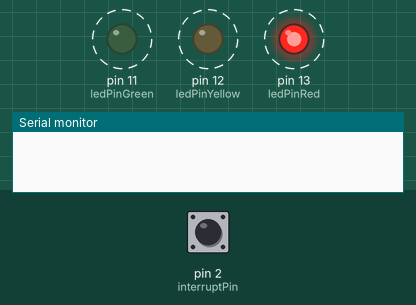
Simulated run of this sketch. Board: Arduino Uno, built with avr-gcc and run on an emulated ATmega328P. Parts: output pins drawn as LEDs (lit = HIGH), the last lines printed to the serial monitor. Dashed ring = blinking. The test bench sets the inputs (shaded band); at power-on: pin 2 (interruptPin) HIGH.

Above: at 1.25 s.
1.3 s: pin 2 (interruptPin) pulled LOW for 0.15 s
At 1.45 s:
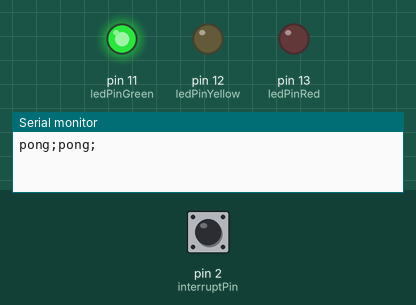
At 2.7 s:
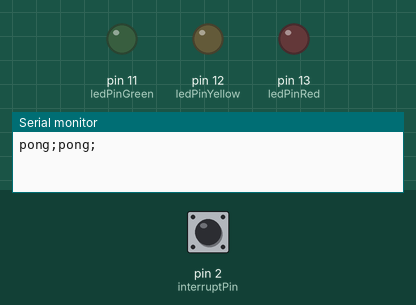
3.0 s: pin 2 (interruptPin) pulled LOW for 1 s
5.5 s: pin 2 (interruptPin) pulsed LOW 5 times (0.12 s each, 0.3 s apart)
8.5 s: pin 2 (interruptPin) pulsed LOW 2 times (0.12 s each, 0.3 s apart)
Timing chart, 0 to 11.5 s (numbered marks = the images above; inputs shaded):
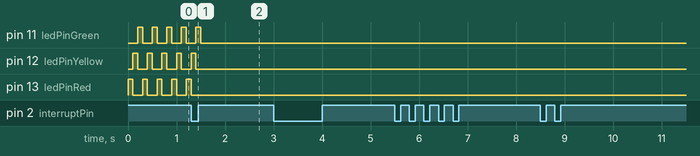

The sketch:

interrupt.ino
```cpp
const byte ledPinGreen = 11;
const byte ledPinYellow = 12;
const byte ledPinRed = 13;

const byte interruptPin = 2;

volatile byte state = HIGH;

void setup() {
  Serial.begin(9600);
  pinMode(ledPinGreen, OUTPUT);
  pinMode(ledPinYellow, OUTPUT);
  pinMode(ledPinRed, OUTPUT);
  pinMode(interruptPin, INPUT_PULLUP);
  attachInterrupt(digitalPinToInterrupt(interruptPin), pushed, HIGH);
}

void loop() {
  if (state) {
    digitalWrite(ledPinGreen, LOW);
    digitalWrite(ledPinRed, HIGH);
    delay(100);
    digitalWrite(ledPinRed, LOW);
    digitalWrite(ledPinYellow, HIGH);
    delay(100);
    digitalWrite(ledPinYellow, LOW);
    digitalWrite(ledPinGreen, HIGH);
    delay(100);
  } else {
    digitalWrite(ledPinGreen, LOW);
    digitalWrite(ledPinYellow, LOW);
    digitalWrite(ledPinRed, LOW);
  }
}

void pushed() {
  state = LOW;
  Serial.write("pong;");
}
```

Measured:
- after the input at 1.3 s, pin 11 (ledPinGreen): goes on until 1.5 s, then stays LOW; pin 12 (ledPinYellow): goes on until 1.4 s, then stays LOW; pin 13 (ledPinRed): goes on until 1.3 s, then stays LOW
- by itself, pin 11 (ledPinGreen), pin 12 (ledPinYellow), pin 13 (ledPinRed): alternates HIGH for 0.10 s and LOW for 0.20 s
